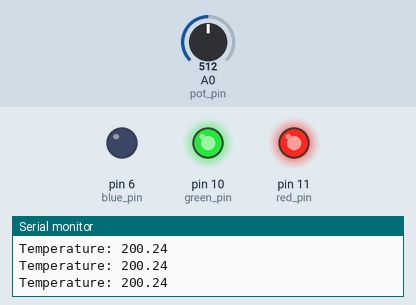
Recording of a sketch running on a simulated Arduino Uno, built with avr-gcc and run on an emulated ATmega328P. Shown: output pins drawn as LEDs (lit = HIGH), the last lines printed to the serial monitor. The test bench sets the inputs (shaded band); at power-on: A0 (pot_pin) = 512.

Above: at 1.2 s.
1.3 s: A0 (pot_pin) set to 408
2.8 s: A0 (pot_pin) set to 388
At 3.8 s:
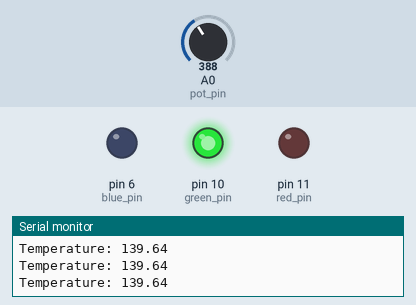
4.3 s: A0 (pot_pin) set to 219
5.8 s: A0 (pot_pin) set to 182
At 6.2 s:
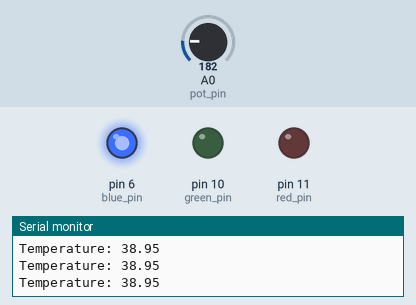
7.3 s: A0 (pot_pin) set to 285
10.3 s: A0 (pot_pin) set to 310
At 11.8 s:
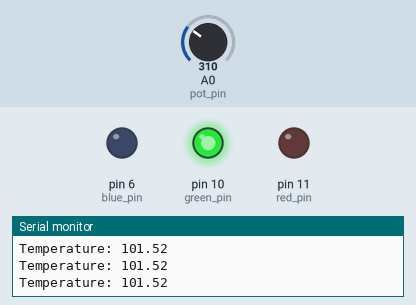
Timing chart, 0 to 12.8 s (numbered marks = the images above; inputs shaded):
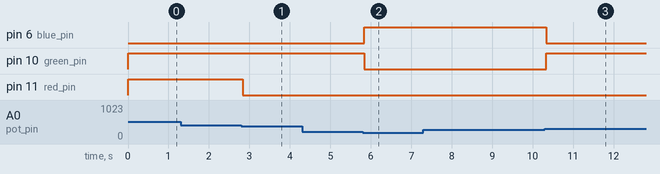

Measured:
- the behaviour switches between 400 and 399 on A0 (pot_pin) (found by bisection; images 0 and 1)
- the behaviour switches between 201 and 200 on A0 (pot_pin) (found by bisection; images 1 and 2)
- the behaviour switches between 299 and 300 on A0 (pot_pin) (found by bisection; images 2 and 3)
- after the input at 2.8 s, pin 11 (red_pin): HIGH → LOW at once
- after the input at 5.8 s, pin 6 (blue_pin): LOW → HIGH at once; pin 10 (green_pin): HIGH → LOW at once
- after the input at 10.3 s, pin 6 (blue_pin): HIGH → LOW at once; pin 10 (green_pin): LOW → HIGH at once

The sketch:

part_1_sketchy.ino
```cpp
/*
* Part 1
* Authors: Jeff Schulthies, Vick Rekhi, Austin Moon
*/

/* Digital Pins. */
#define blue_pin 6
#define green_pin 10
#define red_pin 11

/* Potentiometer Pin. */
#define pot_pin 0

/* Potentiometer Value */
int pot_val = 0;


void setup() {
  pinMode(red_pin, OUTPUT);
  pinMode(green_pin, OUTPUT);
  pinMode(blue_pin, OUTPUT);
  Serial.begin(9600);
}


void loop() {
  int sensorValue = analogRead(pot_pin);
  pot_val = analogRead(pot_pin);
  //Serial.println(sensorValue);
  //Test Value
  //Serial.println(pot_val);

  //Color and range value mapping
  temperatureConversion(pot_val);

  // Red
   if(950 <= pot_val){
    setRed();
   }

  // Orange
   else if(700 <= pot_val){
    setOrange();
   }

   // Yellow
   else if(400 <= pot_val){
    setYellow();
   }

   // Green
   else if(300 <= pot_val){
    setGreen();
   }

   // Blue
   else if(pot_val <= 200){
    setBlue();
   }
}

void setRed() {
  analogWrite(red_pin, 255);
  analogWrite(green_pin, 0);
  analogWrite(blue_pin, 0);
}

void setOrange() {
  analogWrite(red_pin, 255);
  analogWrite(green_pin, 80);
  analogWrite(blue_pin, 0);
}

void setYellow() {
  analogWrite(red_pin, 255);
  analogWrite(green_pin, 255);
  analogWrite(blue_pin, 0);
}

void setGreen() {
  analogWrite(red_pin, 0);
  analogWrite(green_pin, 255);
  analogWrite(blue_pin, 0);
}

void setBlue() {
  analogWrite(red_pin, 0);
  analogWrite(green_pin, 0);
  analogWrite(blue_pin, 255);
}

// Potentiomater input 0 - 1023
// Converts that value to mV
double potentiometerToVoltage(int pot_value) {
  double voltage;
  return voltage = ((double)pot_value * 5 /1023) * 1000;
}

// Converts voltage in mV to Temperature
void temperatureConversion(int pot_value) {
  double temperature;
  double voltage;

  voltage = potentiometerToVoltage(pot_value);

  if (voltage > 750) {
    temperature = 25 + ((voltage - 750) / 10);
  } else if (voltage == 750) {
    temperature = 25;
  } else if(voltage < 750){
    temperature = 25 + ((voltage - 750) / 10);
  }

  Serial.print("Temperature: ");
  Serial.println(temperature);
}
```
